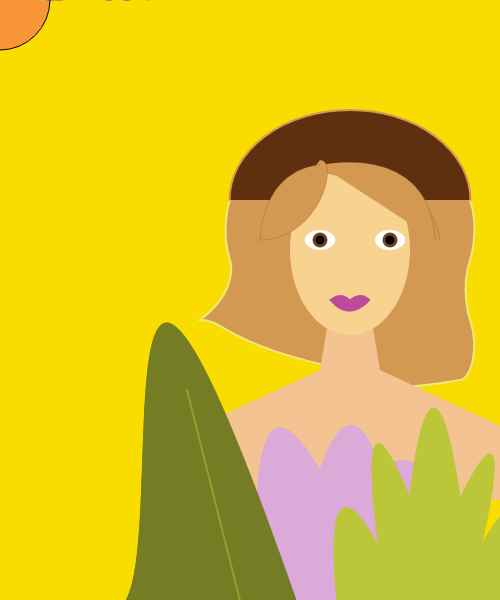
Frame 1 (no input)
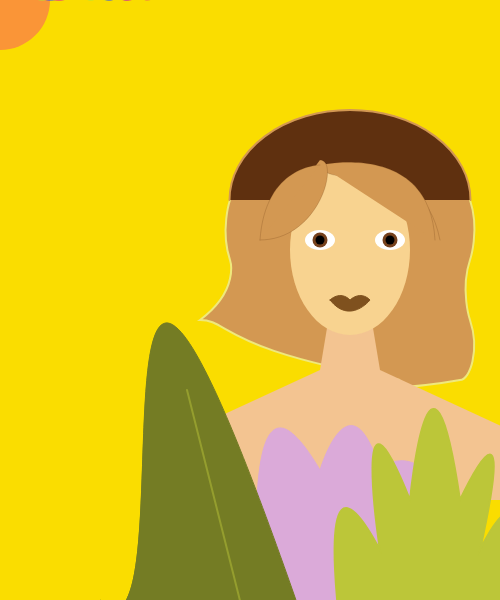
Frame 60 (no input)
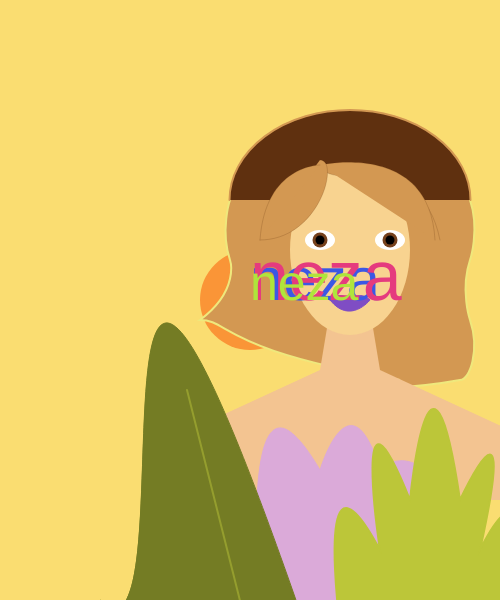
Frame 120 (the mouse pressed at the canvas centre since frame 60)

The p5.js sketch that drew these frames (run headless with seeded random() and noise() and a simulated clock; from frame 60 on, the mouse is pressed at the canvas centre):

// p5.js sketch
// ── sketch.js
var r=250;
var g=221;
var b=55;

let lipcol = {
  r: 229,
  g: 95,
  b: 95, 
}


function setup() {
  createCanvas(500, 600);
 
}


function draw() {
  
   b = map(mouseX, 0, 500, 0, 225)
  background(r, g, b);
  fill('#FA9537')
  ellipse(mouseX, mouseY, 100, 100)
 
  
  noStroke();
colorMode(RGB);
let c = color(35, 15, 95); 
fill(c);
  //rect (300, 0, 600 )
  let value = lightness(c); // Sets 'value' to 50
fill(95, 15, 90);
//rect(50, 0, 35, 1000);
  


  
  //hair wave
  fill("#D39852");
  strokeWeight(2);
  stroke("#EFE87C");
  beginShape();
  vertex(230, 200);
  bezierVertex(230, 200, 220, 230, 230, 260);
  bezierVertex(230, 260, 240, 290, 200, 320);
  bezierVertex(230, 320, 220, 350, 400, 380);
  bezierVertex(240, 380, 350, 400, 460, 380);
  bezierVertex(470, 380, 480, 350, 470, 320);
  bezierVertex(470, 320, 460, 290, 470, 260);
  bezierVertex(470, 260, 480, 230, 470, 200);
  endShape(close);
  
  
  //hair top
  stroke("#D39852");
  fill("#5F300F");
  arc(350, 200, 241, 180, -PI, 0);
 
//neck
  noStroke();
  ellipse(350, 260, 70, 150); //chin
  fill("#F3C491");
  quad(330, 310, 370, 310, 380, 370, 320, 370);
  
  //head
    noStroke();
  fill("#F8D390")
  
  ellipse (350, 250, 120, 170);
  
  endShape();
  
   //framing pieces
  fill("#D39852");
  strokeWeight(.2);
  stroke("#5F300F");
  
  //bottom right
  beginShape();
  vertex(320, 160);
  bezierVertex(320, 200, 420, 140, 440, 240);
  endShape();

  //top right
  beginShape();
  vertex(320, 165);
  bezierVertex(320, 165, 430, 140, 435, 240);
  endShape();
  
   //left
  beginShape();
  vertex(320, 160);
  bezierVertex(340, 160, 320, 240, 260, 240);
  endShape();

  //top left
  beginShape();
  vertex(320, 165);
  bezierVertex(320, 165, 265, 165, 260, 240);
  endShape();

  noStroke();


  //body
  fill("#F3C491");
  quad(320, 370, 380, 370, 510, 430, 190, 430); 
  rect(190, 430, 320, 70);
  
  

  //lips
  lipcol.r = random(111, 218);
  lipcol.g = random(100, 69);
  lipcol.b = random(200, 20);
  fill(lipcol.r, lipcol.g, lipcol.b);
  strokeWeight(1);
  stroke(lipcol.r, lipcol.g, lipcol.b);
  beginShape();
  vertex(330, 300);
  bezierVertex(330, 300, 340, 290, 350, 300);
  bezierVertex(350, 300, 360, 290, 370, 300);
  bezierVertex(370, 300, 350, 325, 330, 300);
  endShape(CLOSE);
  
   //leaf 
  fill("#DBAAD9");
  strokeWeight(1);
  stroke("#DBAAD9");
  beginShape();
  vertex(260, 700);
  bezierVertex(270, 700, 220, 300, 320, 470);
  bezierVertex(320, 470, 350, 370, 380, 470);
  bezierVertex(380, 470, 450, 390, 520, 700);
  endShape();
  
  //leaf  
  fill("#747c24")
  stroke("#747c24");
  beginShape();
  vertex(100, 600);
  bezierVertex(200, 700, 50, -140, 330, 700);
  endShape();
  stroke("#959e2e");
  strokeWeight(2);
  line(265, 700, 187, 390);

  //leaf 
  fill("#bcc639")
  stroke("#bcc639");
  beginShape();
  vertex(350, 700);
  bezierVertex(350, 700, 300, 400, 380, 550);
  bezierVertex(380, 550, 350, 350, 410, 500);
  bezierVertex(410, 500, 430, 295, 460, 500);
  bezierVertex(460, 500, 520, 370, 480, 550);
  bezierVertex(480, 550, 550, 400, 500, 700);
  endShape(CLOSE);
  
  noStroke();
  
  //eyes
  fill("#")
  ellipse(320, 240, 30, 20)
  ellipse(390, 240, 30, 20)
  fill("#76421D")
  ellipse(320, 240, 15)
  ellipse(390, 240, 15)
  fill(0)
  circle(320, 240, 9)
  circle(390, 240, 9)
  endShape();
  
  
  textSize(60);
  fill(59, 88, 229)
text('neza', mouseX, mouseY);
  textSize(70)
fill(229, 59, 126);
text('neza', mouseX, mouseY);
  textSize(50)
fill(175, 229, 59);
  strokeWeight(5)
text('neza', mouseX, mouseY);
  
  
}
